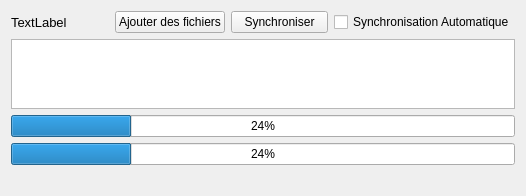
<?xml version="1.0" encoding="UTF-8"?>
<ui version="4.0">
 <class>DataManager</class>
 <widget class="QWidget" name="DataManager">
  <property name="geometry">
   <rect>
    <x>0</x>
    <y>0</y>
    <width>526</width>
    <height>164</height>
   </rect>
  </property>
  <property name="windowTitle">
   <string>Form</string>
  </property>
  <layout class="QGridLayout" name="gridLayout">
   <item row="4" column="0" colspan="4">
    <widget class="QLabel" name="l_Etat">
     <property name="text">
      <string/>
     </property>
    </widget>
   </item>
   <item row="0" column="2">
    <widget class="QPushButton" name="btn_Synchro">
     <property name="text">
      <string>Synchroniser</string>
     </property>
    </widget>
   </item>
   <item row="0" column="1">
    <widget class="QPushButton" name="btn_AddFiles">
     <property name="text">
      <string>Ajouter des fichiers</string>
     </property>
    </widget>
   </item>
   <item row="1" column="0" colspan="4">
    <widget class="QTextEdit" name="te_rsync">
     <property name="readOnly">
      <bool>true</bool>
     </property>
    </widget>
   </item>
   <item row="2" column="0" colspan="4">
    <widget class="QProgressBar" name="pb_File">
     <property name="value">
      <number>24</number>
     </property>
    </widget>
   </item>
   <item row="0" column="0">
    <widget class="QLabel" name="l_Nom">
     <property name="font">
      <font>
       <pointsize>10</pointsize>
      </font>
     </property>
     <property name="text">
      <string>TextLabel</string>
     </property>
    </widget>
   </item>
   <item row="0" column="3">
    <widget class="QCheckBox" name="cb_SynchroAuto">
     <property name="text">
      <string>Synchronisation Automatique</string>
     </property>
    </widget>
   </item>
   <item row="3" column="0" colspan="4">
    <widget class="QProgressBar" name="pb_Total">
     <property name="value">
      <number>24</number>
     </property>
    </widget>
   </item>
  </layout>
 </widget>
 <resources/>
 <connections/>
</ui>
